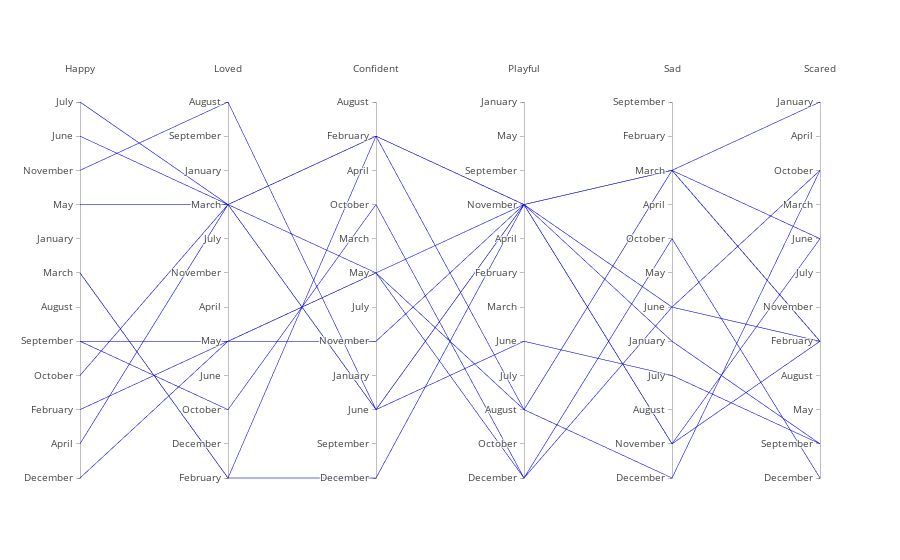

Notebook source saved alongside this figure:
### Code cell
import plotly.graph_objects as go

fig = go.Figure(data=
    go.Parcoords(
        line_color='blue',
        dimensions = list([
            dict(range = [1, 12],
                 label = 'Happy',
                 tickvals = list(range(1, 13)),
                 values = df_merged_rank.Happy,
                 ticktext = df_pc.Happy
                ),
            dict(range = [1, 12],
                 label = 'Loved',
                 tickvals = list(range(1, 13)),
                 values = df_merged_rank.Loved,
                 ticktext = df_pc.Loved
                ),
            dict(range = [1, 12],
                 label = 'Confident',
                 tickvals = list(range(1, 13)),
                 values = df_merged_rank.Confident,
                 ticktext = df_pc.Confident
                ),
            dict(range = [1, 12],
                 label = 'Playful',
                 tickvals = list(range(1, 13)),
                 values = df_merged_rank.Playful,
                 ticktext = df_pc.Playful
                ),
            dict(range = [1, 12],
                 label = 'Sad',
                 tickvals = list(range(1, 13)),
                 values = df_merged_rank.Sad,
                 ticktext = df_pc.Sad
                ),
            dict(range = [1, 12],
                 label = 'Scared',
                 tickvals = list(range(1, 13)),
                 values = df_merged_rank.Scared,
                 ticktext = df_pc.Scared
                ),
        ])
    )
)
fig.show()

### Figure 1 — Plotly figure (JSON) as saved in the notebook; plotly's stock layout.template omitted (floating-point values rounded to 4 significant figures)
{"data": [{"dimensions": [{"label": "Happy", "range": [1, 12], "ticktext": ["December", "April", "February", "October", "September", "August", "March", "January", "May", "November", "June", "July"], "tickvals": [1, 2, 3, 4, 5, 6, 7, 8, 9, 10, 11, 12], "values": [12, 3, 9, 7, 7, 1, 2, 4, 11, 5, 10, 5]}, {"label": "Loved", "range": [1, 12], "ticktext": ["February", "December", "October", "June", "May", "April", "November", "July", "March", "January", "September", "August"], "tickvals": [1, 2, 3, 4, 5, 6, 7, 8, 9, 10, 11, 12], "values": [9, 5, 9, 1, 1, 5, 9, 9, 9, 5, 12, 3]}, {"label": "Confident", "range": [1, 12], "ticktext": ["December", "September", "June", "January", "November", "July", "May", "March", "October", "April", "February", "August"], "tickvals": [1, 2, 3, 4, 5, 6, 7, 8, 9, 10, 11, 12], "values": [11, 7, 3, 11, 1, 7, 11, 7, 3, 5, 3, 9]}, {"label": "Playful", "range": [1, 12], "ticktext": ["December", "October", "August", "July", "June", "March", "February", "April", "November", "September", "May", "January"], "tickvals": [1, 2, 3, 4, 5, 6, 7, 8, 9, 10, 11, 12], "values": [9, 3, 9, 3, 9, 9, 9, 1, 5, 9, 9, 1]}, {"label": "Sad", "range": [1, 12], "ticktext": ["December", "November", "August", "July", "January", "June", "May", "October", "April", "March", "February", "September"], "tickvals": [1, 2, 3, 4, 5, 6, 7, 8, 9, 10, 11, 12], "values": [10, 10, 5, 1, 10, 10, 6, 6, 4, 2, 2, 8]}, {"label": "Scared", "range": [1, 12], "ticktext": ["December", "September", "May", "August", "February", "November", "July", "June", "March", "October", "April", "January"], "tickvals": [1, 2, 3, 4, 5, 6, 7, 8, 9, 10, 11, 12], "values": [12, 5, 2, 10, 8, 5, 5, 10, 2, 5, 8, 1]}], "line": {"color": "blue"}, "type": "parcoords"}], "layout": {}}
